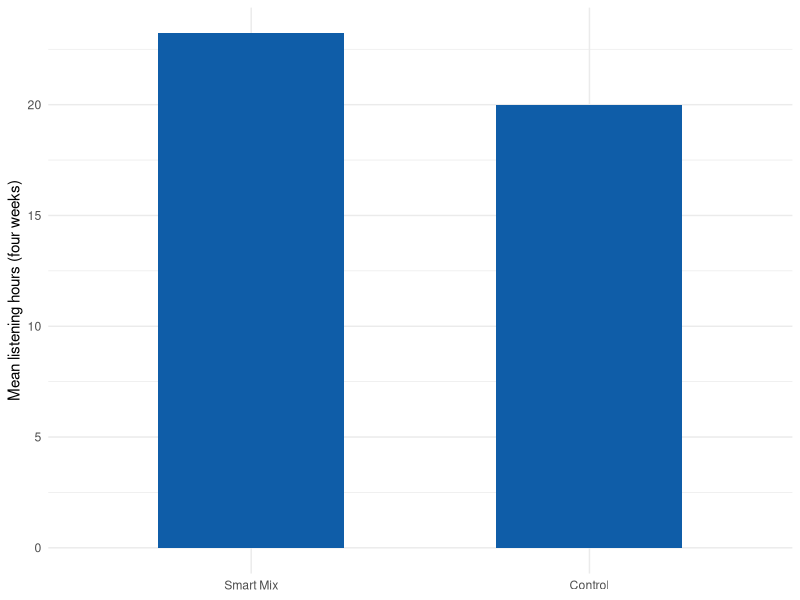
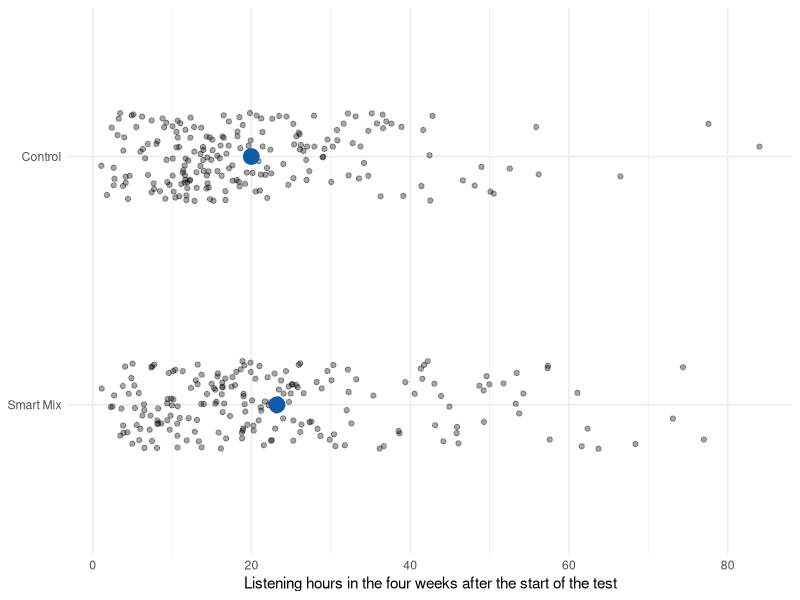
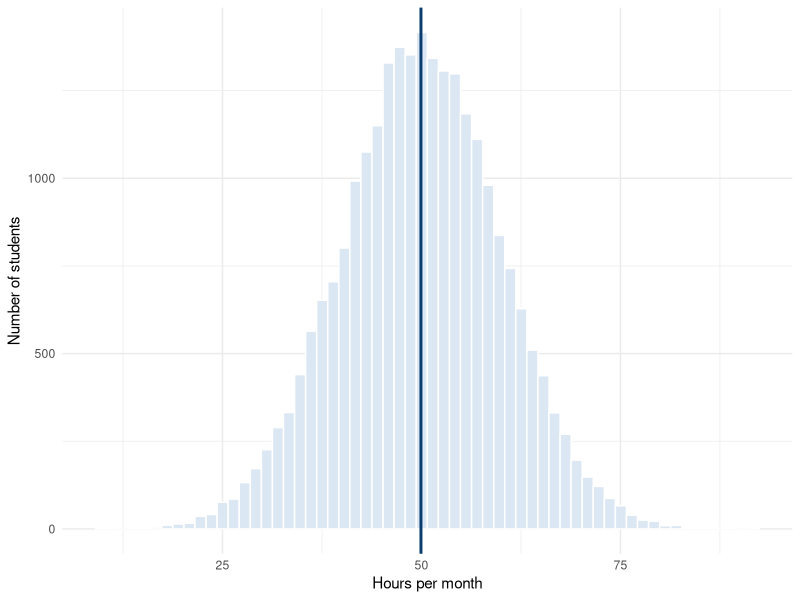
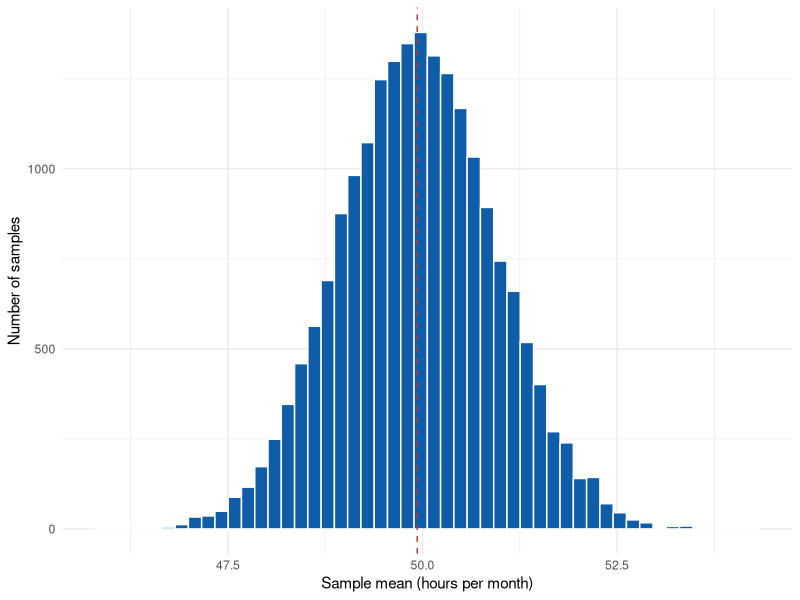
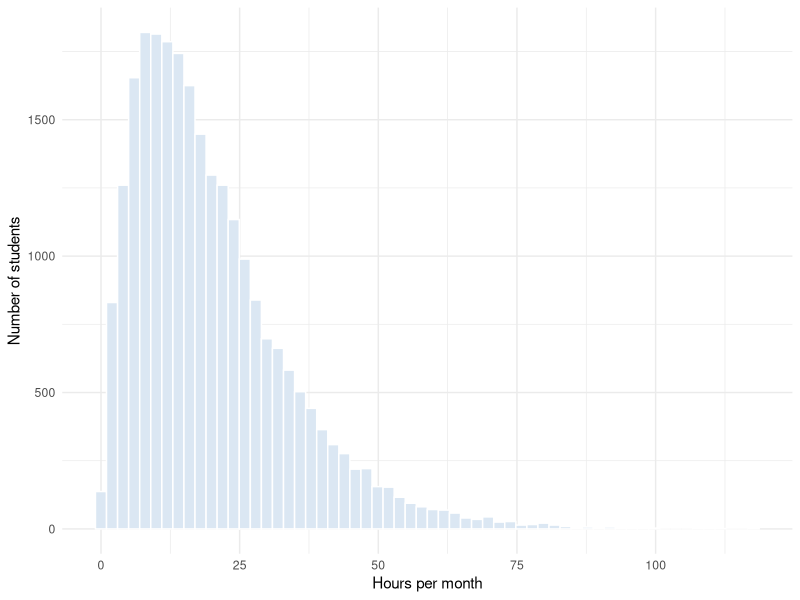
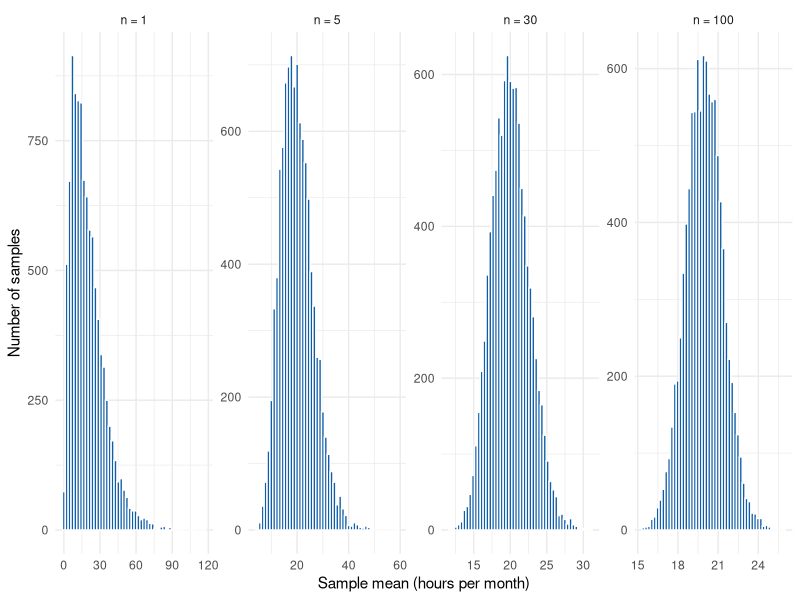
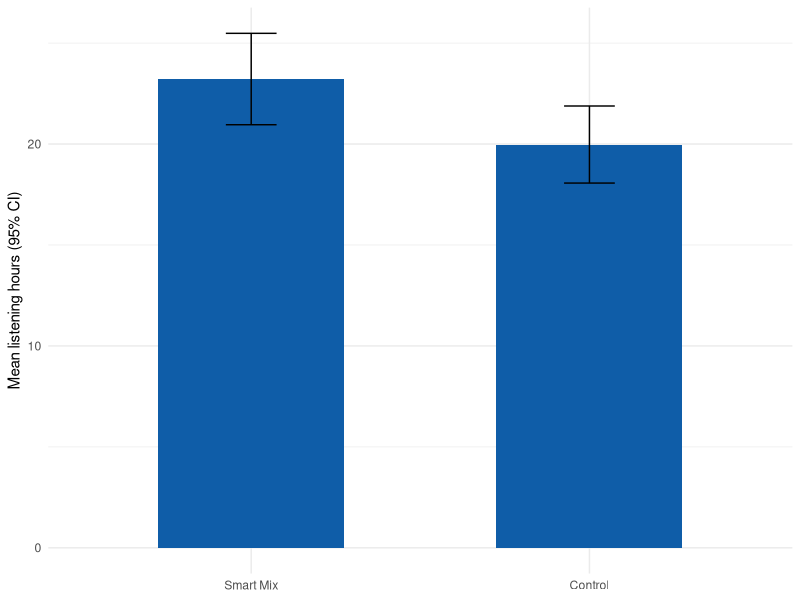

The R source for these figures, in order:
# ======================================================================
# Marketing Analytics — Chapter 3: Uncertainty
# Companion code to Chapter 3 of the course book. The chapter explains
# every step in detail; this script collects the code in one place.
# ======================================================================

# ----------------------------------------------------------------------
# 0. Setup
# ----------------------------------------------------------------------

library(tidyverse)
options(scipen = 999)

# ======================================================================
# 3.1 Motivation: an A/B test at a streaming service
# ======================================================================

# Simulated A/B test: 400 randomly selected users, randomly split into
# two groups of 200. The treatment group sees the new "Smart Mix" feature.
# Outcome: listening hours in the four weeks after the start of the test.
set.seed(31)
ab_test <- tibble(
  group = factor(rep(c("Control", "Smart Mix"), each = 200), levels = c("Smart Mix", "Control")),
  hours = c(rgamma(200, shape = 2, scale = 10), rgamma(200, shape = 2, scale = 11.5))
)

# The dashboard view: two group means as bars (point estimates only)
ab_test |>
  group_by(group) |>
  summarise(mean_hours = mean(hours)) |>
  ggplot(aes(x = group, y = mean_hours)) +
  geom_col(width = 0.55, fill = "#0f5da8") +
  labs(x = NULL, y = "Mean listening hours (four weeks)") +
  theme_minimal()

# Group means, medians, and spread: Smart Mix users listened about 3 hours more
ab_test |>
  group_by(group) |>
  summarise(n = n(), mean_hours = mean(hours), median_hours = median(hours), sd_hours = sd(hours))

ggplot(ab_test, aes(x = group, y = hours)) +
  geom_jitter(width = 0.18, height = 0, alpha = 0.35) +
  stat_summary(fun = mean, geom = "point", color = "#0f5da8", size = 5) +
  coord_flip() +
  labs(x = NULL, y = "Listening hours in the four weeks after the start of the test") +
  theme_minimal()

# Real effect or noise? The t-test output is explained in Chapters 3 and 4
t.test(hours ~ group, data = ab_test)

# --- What would make the difference more convincing? -------------------
# Two thought experiments with EXACTLY the same group means.

# (1) A larger sample: 2,000 users per group, rescaled to the original means
ab_means <- ab_test |> group_by(group) |> summarise(m = mean(hours))
set.seed(32)
ab_large <- tibble(
  group = factor(rep(c("Control", "Smart Mix"), each = 2000), levels = c("Smart Mix", "Control")),
  hours = c(rgamma(2000, shape = 2, scale = 10), rgamma(2000, shape = 2, scale = 11.5))
) |>
  group_by(group) |>
  mutate(hours = hours * ab_means$m[match(group, ab_means$group)] / mean(hours)) |>
  ungroup()

ab_large |> group_by(group) |> summarise(n = n(), mean_hours = mean(hours), sd_hours = sd(hours))
t.test(hours ~ group, data = ab_large)      # same difference, larger t, smaller p, narrower CI

# (2) More similar users: the original 400 users, pulled halfway toward their group mean
ab_similar <- ab_test |>
  group_by(group) |>
  mutate(hours = mean(hours) + 0.5 * (hours - mean(hours))) |>
  ungroup()

ab_similar |> group_by(group) |> summarise(n = n(), mean_hours = mean(hours), sd_hours = sd(hours))
t.test(hours ~ group, data = ab_similar)    # same difference, same n, less spread -> less uncertainty

# Two ingredients of uncertainty: the number of observations and their spread.
# Section 3.4 puts them together: the standard error sigma / sqrt(n).


# ======================================================================
# 3.3 Sampling variation
# ======================================================================

# A simulated population: monthly listening time (hours) of all
# 25,000 WU students. Because we simulate it, we know the true values.
set.seed(321)
population <- rnorm(25000, mean = 50, sd = 10)

mean(population)   # population mean (mu)
sd(population)     # population standard deviation (sigma)

ggplot(tibble(hours = population), aes(hours)) +
  geom_histogram(bins = 60, fill = "#dbe7f3", color = "white") +
  geom_vline(xintercept = mean(population), color = "#0a3d6e", linewidth = 1) +
  labs(x = "Hours per month", y = "Number of students") +
  theme_minimal()

# One random sample of 100 students ...
set.seed(6789)
sample_1 <- sample(population, size = 100)
mean(sample_1)

# ... and another one: a different mean (sampling variation)
sample_2 <- sample(population, size = 100)
mean(sample_2)

# The sampling distribution: the means of many samples
set.seed(12345)
sample_means <- replicate(20000, mean(sample(population, size = 100)))

mean(sample_means)   # close to the population mean
sd(sample_means)     # the standard error

ggplot(tibble(mean = sample_means), aes(mean)) +
  geom_histogram(bins = 50, fill = "#0f5da8", color = "white") +
  geom_vline(xintercept = mean(population), color = "#b03a2e", linetype = "dashed") +
  labs(x = "Sample mean (hours per month)", y = "Number of samples") +
  theme_minimal()


# ======================================================================
# 3.4 The standard error
# ======================================================================

# Standard error from the formula: sigma / sqrt(n)
sd(population) / sqrt(100)

# The square-root law: 4x the sample size, half the standard error
tibble(n = c(25, 100, 400, 1600)) |>
  mutate(se = sd(population) / sqrt(n))

# In practice we do not know sigma -> estimate it with the sample SD
sd(sample_1) / sqrt(length(sample_1))


# ======================================================================
# 3.5 The central limit theorem
# ======================================================================

# A right-skewed population (most students listen a moderate amount,
# a few listen a lot)
set.seed(321)
population_skewed <- rgamma(25000, shape = 2, scale = 10)

ggplot(tibble(hours = population_skewed), aes(hours)) +
  geom_histogram(bins = 60, fill = "#dbe7f3", color = "white") +
  labs(x = "Hours per month", y = "Number of students") +
  theme_minimal()

# Sample means for different sample sizes: the larger n, the more
# normal (and the narrower) the distribution of the sample means
set.seed(12345)
clt <- map_dfr(c(1, 5, 30, 100), function(size) {
  tibble(n    = paste("n =", size),
         mean = replicate(10000, mean(sample(population_skewed, size = size))))
}) |>
  mutate(n = fct_inorder(n))

ggplot(clt, aes(mean)) +
  geom_histogram(bins = 50, fill = "#0f5da8", color = "white") +
  facet_wrap(~ n, nrow = 1, scales = "free") +
  labs(x = "Sample mean (hours per month)", y = "Number of samples") +
  theme_minimal()


# ======================================================================
# 3.6 Confidence intervals
# ======================================================================

# Critical values
qnorm(0.975)           # normal distribution: 1.96
qt(0.975, df = 99)     # t-distribution with n = 100: 1.98
qt(0.975, df = 9)      # t-distribution with n = 10: 2.26

# How often does a 95% confidence interval contain the true mean?
# (100 samples, 100 intervals)
set.seed(12345)
intervals <- map_dfr(1:100, function(i) {
  x  <- sample(population, size = 100)
  se <- sd(x) / sqrt(100)
  tibble(sample = i,
         lower  = mean(x) - qt(0.975, 99) * se,
         upper  = mean(x) + qt(0.975, 99) * se)
}) |>
  mutate(contains_mu = lower <= mean(population) & upper >= mean(population))

count(intervals, contains_mu)   # about 95 of 100


# ======================================================================
# 3.8 Uncertainty in R: working with one sample
# ======================================================================

# A random sample of 100 students from the (unknown) skewed population
set.seed(6789)
listening <- tibble(hours = sample(population_skewed, size = 100))

# --- Confidence interval for a mean, step by step -----------------------
n    <- nrow(listening)
xbar <- mean(listening$hours)
se   <- sd(listening$hours) / sqrt(n)     # standard error of the mean
crit <- qt(0.975, df = n - 1)             # critical value (95%)

c(mean = xbar, se = se, lower = xbar - crit * se, upper = xbar + crit * se)

# --- The same in one line --------------------------------------------------
t.test(listening$hours)$conf.int

# --- Back to the A/B test: confidence intervals per group ----------------
ab_test |>
  group_by(group) |>
  summarise(
    n     = n(),
    mean  = mean(hours),
    se    = sd(hours) / sqrt(n),
    lower = mean - qt(0.975, n - 1) * se,
    upper = mean + qt(0.975, n - 1) * se
  )

# The dashboard view again — now with 95% confidence intervals
ab_test |>
  group_by(group) |>
  summarise(n = n(), mean = mean(hours), se = sd(hours) / sqrt(n),
            lower = mean - qt(0.975, n - 1) * se, upper = mean + qt(0.975, n - 1) * se) |>
  ggplot(aes(x = group, y = mean)) +
  geom_col(width = 0.55, fill = "#0f5da8") +
  geom_errorbar(aes(ymin = lower, ymax = upper), width = 0.15) +
  labs(x = NULL, y = "Mean listening hours (95% CI)") +
  theme_minimal()

# The confidence interval for the DIFFERENCE between the groups
# (computed by t.test(); explained in Chapter 4)
t.test(hours ~ group, data = ab_test)$conf.int

# --- A confidence interval for a share: the poll from 3.7 -------------------
n_poll <- 1000
p_hat  <- c(Harris = 0.49, Trump = 0.44)
se_p   <- sqrt(p_hat * (1 - p_hat) / n_poll)
cbind(share = p_hat, lower = p_hat - 1.96 * se_p, upper = p_hat + 1.96 * se_p)

# The same with prop.test(): number of "successes" and sample size
prop.test(x = 490, n = 1000)$conf.int
# prop.test() uses the Wilson score interval (more reliable for small samples
# and shares near 0 or 1): slightly asymmetric and shifted toward 50%, hence
# the small difference to the hand calculation. Both tell the same story.

# --- The margin of error of a poll -----------------------------------------
# 1,000 respondents, share of about 50%
qnorm(0.975) * sqrt(0.5 * 0.5 / 1000)     # 0.031 = 3.1 percentage points
